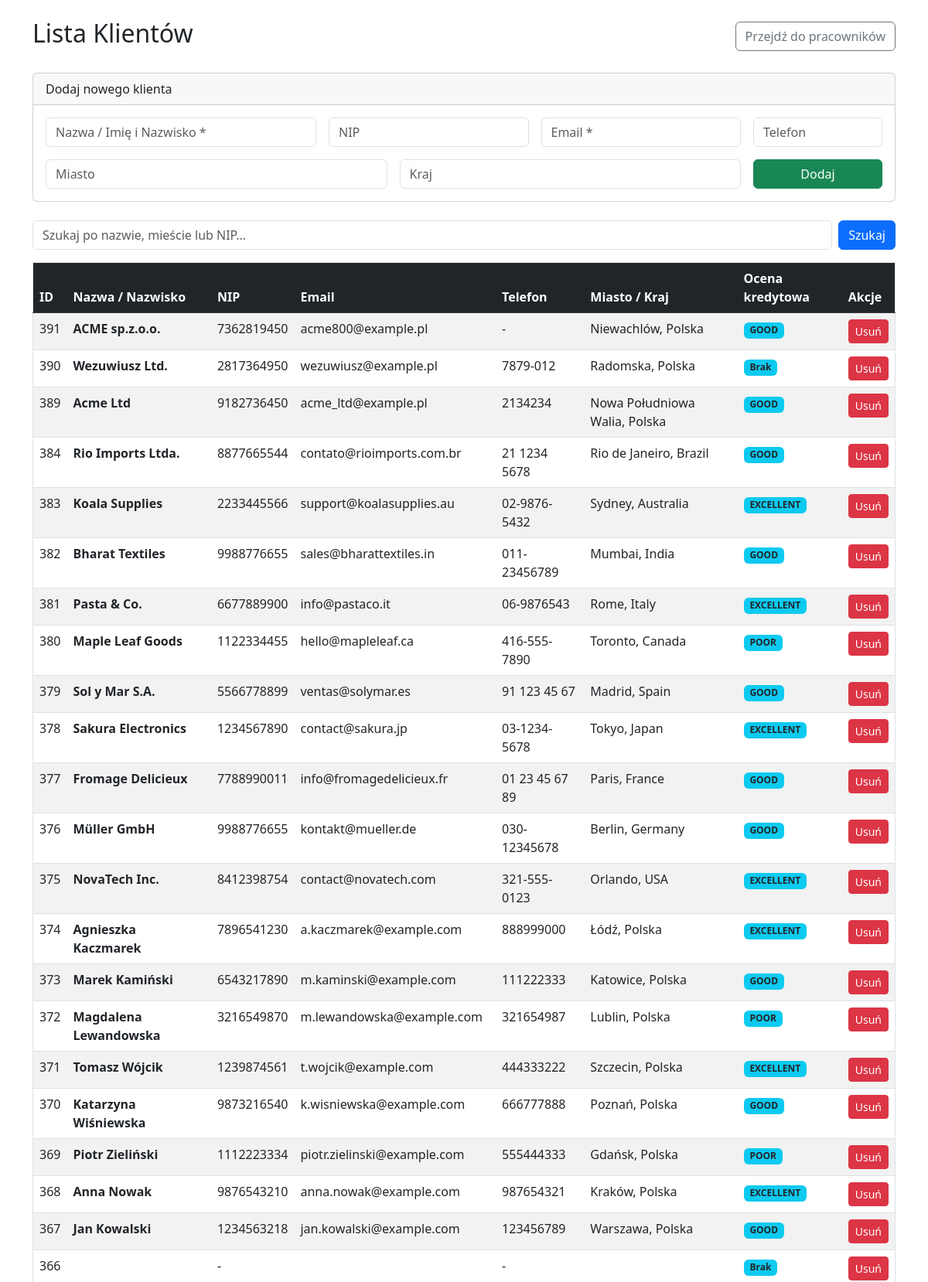
The app's page /pliki_do_5C/admin/klienci.php (upper part) with its own data.
### tables this page shows
CREATE TABLE `customer` (
  `id` int(11) UNSIGNED NOT NULL,
  `name` varchar(50) NOT NULL,
  `first_name` varchar(25) DEFAULT NULL,
  `phone` varchar(25) DEFAULT NULL,
  `street` varchar(32) DEFAULT NULL,
  `city` varchar(30) DEFAULT NULL,
  `state` varchar(20) DEFAULT NULL,
  `country` varchar(30) DEFAULT NULL,
  `zip_code` varchar(75) DEFAULT NULL,
  `credit_rating` enum('EXCELLENT','GOOD','POOR') DEFAULT NULL,
  `contact_id` int(11) UNSIGNED DEFAULT NULL,
  `region_id` int(11) UNSIGNED DEFAULT NULL,
  `nip` varchar(10) NOT NULL,
  `krs` char(10) DEFAULT NULL,
  `regon` char(9) DEFAULT NULL,
  `email` varchar(30) NOT NULL,
  `password_hash` varchar(60) DEFAULT NULL,
  `birth_date` date DEFAULT NULL,
  `gender` enum('M','K','') NOT NULL,
  `pesel` char(11) DEFAULT NULL,
  `comments` varchar(255) DEFAULT NULL,
  `agreement` varchar(24) DEFAULT NULL,
  `agr_date` date DEFAULT NULL
);

### pliki_do_5C/admin/klienci.php (the view, shortened to what this page needs)
<?php
require '../cfg.php';
$search = trim($_GET['search'] ?? '');
if (!empty($search)) {
    $stmt = $pdo->prepare("SELECT * FROM customer WHERE name LIKE :q OR city LIKE :q OR nip LIKE :q ORDER BY id DESC LIMIT 50");
    $stmt->execute(['q' => "%$search%"]);
} else {
    $stmt = $pdo->query("SELECT * FROM customer ORDER BY id DESC LIMIT 50");
}
$customers = $stmt->fetchAll();
?>
<!DOCTYPE html>
<html lang="pl">
<head>
    <link href="https://cdn.jsdelivr.net/npm/bootstrap@5.3.0/dist/css/bootstrap.min.css" rel="stylesheet">
</head>
<body class="container py-4">
    <div class="d-flex justify-content-between align-items-center mb-4">
        <h2>Lista Klientów</h2>
        <a href="pracownicy.php" class="btn btn-outline-secondary">Przejdź do pracowników</a>
    </div>
    <div class="card mb-4">
        <div class="card-header">Dodaj nowego klienta</div>
        <div class="card-body">
            <form method="POST" class="row g-3">
                <div class="col-md-4">
                    <input type="text" name="name" class="form-control" placeholder="Nazwa / Imię i Nazwisko *" required>
                </div>
                <div class="col-md-3">
                    <input type="text" name="nip" class="form-control" placeholder="NIP">
                </div>
                <div class="col-md-3">
                    <input type="email" name="email" class="form-control" placeholder="Email *" required>
                </div>
                <div class="col-md-2">
                    <input type="text" name="phone" class="form-control" placeholder="Telefon">
                </div>
                <div class="col-md-5">
                    <input type="text" name="city" class="form-control" placeholder="Miasto">
                </div>
                <div class="col-md-5">
                    <input type="text" name="country" class="form-control" placeholder="Kraj">
                </div>
                <div class="col-md-2">
                    <button type="submit" class="btn btn-success w-100">Dodaj</button>
                </div>
            </form>
        </div>
    </div>
    <form method="GET" class="mb-3 d-flex gap-2">
        <input type="text" name="search" class="form-control" placeholder="Szukaj po nazwie, mieście lub NIP..." value="<?= htmlspecialchars($search) ?>">
        <button type="submit" class="btn btn-primary">Szukaj</button>
    </form>
    <table class="table table-striped table-hover border">
        <thead class="table-dark">
            <tr>
                <th>ID</th>
                <th>Nazwa / Nazwisko</th>
                <th>NIP</th>
                <th>Email</th>
                <th>Telefon</th>
                <th>Miasto / Kraj</th>
                <th>Ocena kredytowa</th>
                <th>Akcje</th>
            </tr>
        </thead>
        <tbody>
            <?php foreach ($customers as $c): ?>
            <tr>
                <td><?= $c['id'] ?></td>
                <td><strong><?= htmlspecialchars($c['name']) ?></strong></td>
                <td><?= htmlspecialchars($c['nip'] ?: '-') ?></td>
                <td><?= htmlspecialchars($c['email']) ?></td>
                <td><?= htmlspecialchars($c['phone'] ?: '-') ?></td>
                <td><?= htmlspecialchars($c['city'] . ($c['country'] ? ', ' . $c['country'] : '')) ?></td>
                <td><span class="badge bg-info text-dark"><?= htmlspecialchars($c['credit_rating'] ?: 'Brak') ?></span></td>
                <td>
                    <a href="klienci.php?delete=<?= $c['id'] ?>" class="btn btn-sm btn-danger" onclick="return confirm('Czy na pewno usunąć?')">Usuń</a>
                </td>
            </tr>
            <?php endforeach; ?>
        </tbody>
    </table>
</body>
</html>

### records on screen
customer: id "391", name "ACME sp.z.o.o.", nip "7362819450", email "acme800@example.pl", phone "-", city+country "Niewachlów, Polska", credit_rating "GOOD"
customer: id "390", name "Wezuwiusz Ltd.", nip "2817364950", email "wezuwiusz@example.pl", phone "7879-012", city+country "Radomska, Polska", credit_rating "Brak"
customer: id "389", name "Acme Ltd", nip "9182736450", email "acme_ltd@example.pl", phone "2134234", city+country "Nowa Południowa Walia, Polska", credit_rating "GOOD"
customer: id "384", name "Rio Imports Ltda.", nip "8877665544", email "contato@rioimports.com.br", phone "21 1234 5678", city+country "Rio de Janeiro, Brazil", credit_rating "GOOD"
customer: id "383", name "Koala Supplies", nip "2233445566", email "support@koalasupplies.au", phone "02-9876-5432", city+country "Sydney, Australia", credit_rating "EXCELLENT"
customer: id "382", name "Bharat Textiles", nip "9988776655", email "sales@bharattextiles.in", phone "011-23456789", city+country "Mumbai, India", credit_rating "GOOD"
customer: id "381", name "Pasta & Co.", nip "6677889900", email "info@pastaco.it", phone "06-9876543", city+country "Rome, Italy", credit_rating "EXCELLENT"
customer: id "380", name "Maple Leaf Goods", nip "1122334455", email "hello@mapleleaf.ca", phone "416-555-7890", city+country "Toronto, Canada", credit_rating "POOR"
customer: id "379", name "Sol y Mar S.A.", nip "5566778899", email "ventas@solymar.es", phone "91 123 45 67", city+country "Madrid, Spain", credit_rating "GOOD"
customer: id "378", name "Sakura Electronics", nip "1234567890", email "contact@sakura.jp", phone "03-1234-5678", city+country "Tokyo, Japan", credit_rating "EXCELLENT"
customer: id "377", name "Fromage Delicieux", nip "7788990011", email "info@fromagedelicieux.fr", phone "01 23 45 67 89", city+country "Paris, France", credit_rating "GOOD"
customer: id "376", name "Müller GmbH", nip "9988776655", email "kontakt@mueller.de", phone "030-12345678", city+country "Berlin, Germany", credit_rating "GOOD"
customer: id "375", name "NovaTech Inc.", nip "8412398754", email "contact@novatech.com", phone "321-555-0123", city+country "Orlando, USA", credit_rating "EXCELLENT"
customer: id "374", name "Agnieszka Kaczmarek", nip "7896541230", email "a.kaczmarek@example.com", phone "888999000", city+country "Łódź, Polska", credit_rating "EXCELLENT"
customer: id "373", name "Marek Kamiński", nip "6543217890", email "m.kaminski@example.com", phone "111222333", city+country "Katowice, Polska", credit_rating "GOOD"
customer: id "372", name "Magdalena Lewandowska", nip "3216549870", email "m.lewandowska@example.com", phone "321654987", city+country "Lublin, Polska", credit_rating "POOR"
customer: id "371", name "Tomasz Wójcik", nip "1239874561", email "t.wojcik@example.com", phone "444333222", city+country "Szczecin, Polska", credit_rating "EXCELLENT"
customer: id "370", name "Katarzyna Wiśniewska", nip "9873216540", email "k.wisniewska@example.com", phone "666777888", city+country "Poznań, Polska", credit_rating "GOOD"
customer: id "369", name "Piotr Zieliński", nip "1112223334", email "piotr.zielinski@example.com", phone "555444333", city+country "Gdańsk, Polska", credit_rating "POOR"
customer: id "368", name "Anna Nowak", nip "9876543210", email "anna.nowak@example.com", phone "987654321", city+country "Kraków, Polska", credit_rating "EXCELLENT"
customer: id "367", name "Jan Kowalski", nip "1234563218", email "jan.kowalski@example.com", phone "123456789", city+country "Warszawa, Polska", credit_rating "GOOD"
customer: id "366", nip "-", phone "-", credit_rating "Brak"
